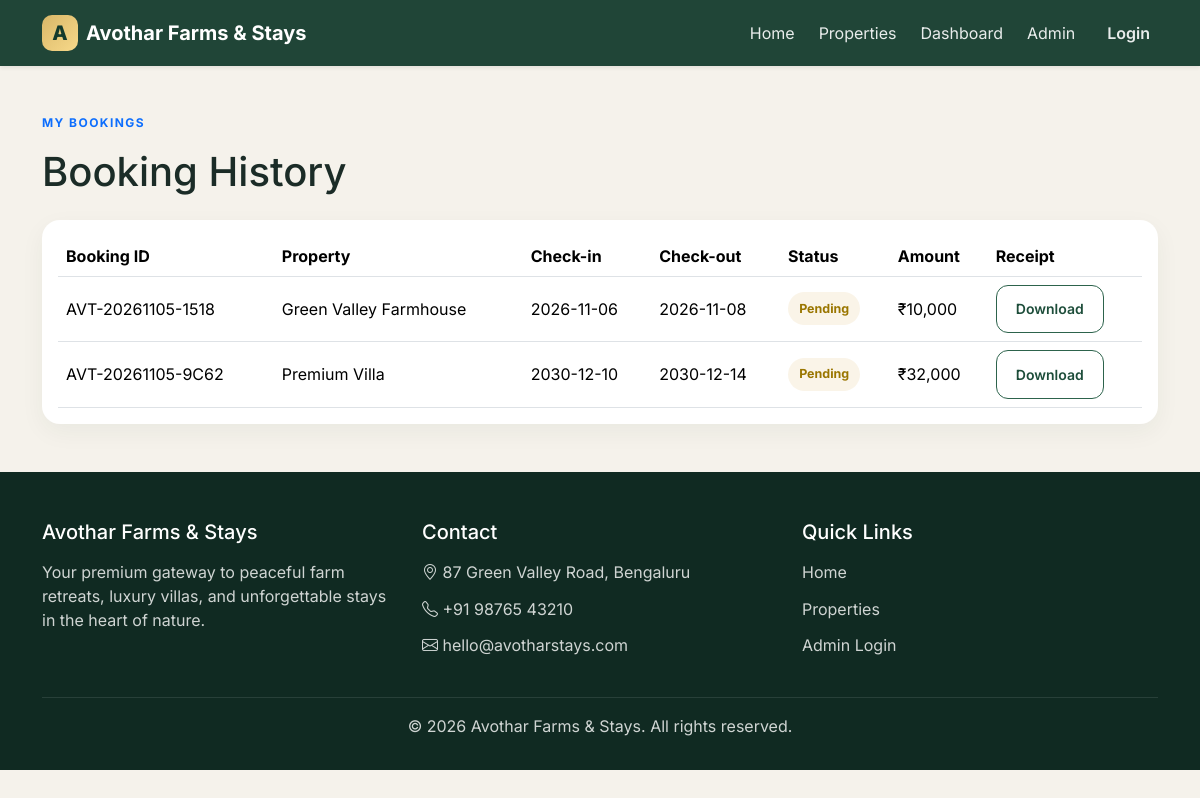
The app's page /booking-history with its own data.
### models.py (models this page shows)
class Booking(db.Model):
    __tablename__ = "bookings"
    id = db.Column(db.Integer, primary_key=True)
    booking_id = db.Column(db.String(50), unique=True, nullable=False)
    customer_name = db.Column(db.String(120), nullable=False)
    email = db.Column(db.String(150), nullable=False)
    mobile = db.Column(db.String(30), nullable=False)
    property_id = db.Column(db.Integer, db.ForeignKey("properties.id"), nullable=False)
    property_type = db.Column(db.String(50), nullable=False)
    property_name = db.Column(db.String(150), nullable=False)
    check_in = db.Column(db.Date, nullable=False)
    check_out = db.Column(db.Date, nullable=False)
    guests = db.Column(db.Integer, nullable=False)
    rooms = db.Column(db.Integer, nullable=False)
    special_requests = db.Column(db.Text, default="")
    price_per_night = db.Column(db.Float, nullable=False)
    nights = db.Column(db.Integer, nullable=False)
    total_amount = db.Column(db.Float, nullable=False)
    status = db.Column(db.String(30), default="Pending")
    payment_status = db.Column(db.String(30), default="Pending")
    booking_date = db.Column(db.DateTime, default=datetime.utcnow)
    created_at = db.Column(db.DateTime, default=datetime.utcnow)
    property = db.relationship("Property", backref=db.backref("bookings", lazy=True))

### app.py (the view)
    @app.route("/booking-history")
    def booking_history():
        bookings = Booking.query.order_by(Booking.created_at.desc()).all()
        return render_template("booking_history.html", bookings=bookings)

### templates/booking_history.html (shortened to what this page needs)
{% extends 'base.html' %}
{% block content %}
<section class="section py-5">
  <div class="container">
    <div class="mb-4">
      <p class="eyebrow text-primary">My Bookings</p>
      <h1>Booking History</h1>
    </div>
    <div class="table-responsive">
      <table class="table booking-table align-middle">
        <thead>
          <tr>
            <th>Booking ID</th>
            <th>Property</th>
            <th>Check-in</th>
            <th>Check-out</th>
            <th>Status</th>
            <th>Amount</th>
            <th>Receipt</th>
          </tr>
        </thead>
        <tbody>
          {% for booking in bookings %}
          <tr>
            <td>{{ booking.booking_id }}</td>
            <td>{{ booking.property_name }}</td>
            <td>{{ booking.check_in }}</td>
            <td>{{ booking.check_out }}</td>
            <td><span class="status-display {{ booking.status|lower }}">{{ booking.status }}</span></td>
            <td>₹{{ '{:,.0f}'.format(booking.total_amount) }}</td>
            <td><a href="{{ url_for('download_receipt', booking_id=booking.booking_id) }}" class="btn btn-sm btn-outline-primary">Download</a></td>
          </tr>
          {% else %}
          <tr><td colspan="7" class="text-center text-muted">No bookings recorded yet.</td></tr>
          {% endfor %}
        </tbody>
      </table>
    </div>
  </div>
</section>
{% endblock %}

### static/css/style.css (style rules this page uses)
:root { --forest-900: #133a2c; --forest-800: #1d4d3a; --forest-700: #2d634c; --forest-500: #4b8c71; --cream: #f9f3e7; --beige: #f4e8d6; --gold: #d9b768; --sand: #d7c6a0; --text: #1b2c27; --muted: #5a6d67; --white: #ffffff; --danger: #c65757; --success: #2b8a4b; }
* { box-sizing: border-box; }
body { font-family: 'Inter', sans-serif; background: #f5f2eb; color: var(--text); }
.btn { border-radius: 12px; font-weight: 600; padding: 0.8rem 1.2rem; }
.btn-outline-primary { border-color: var(--forest-700); color: var(--forest-800); }
.eyebrow { text-transform: uppercase; letter-spacing: 0.12em; font-size: 0.75rem; font-weight: 700; }
.section { padding: 5rem 0; }
.filters-bar, .table-responsive { background: var(--white); border-radius: 18px; padding: 1rem; box-shadow: 0 8px 24px rgba(19,58,44,0.05); }
.booking-table { margin-bottom: 0; }
.status-display { display: inline-flex; align-items: center; padding: 0.45rem 0.7rem; border-radius: 999px; font-size: 0.78rem; font-weight: 700; }
.status-display.pending { background: rgba(217,183,104,0.15); color: #9a7600; }

### records on screen
Booking: booking_id "AVT-20261105-1518", property_name "Green Valley Farmhouse", check_in "2026-11-06", check_out "2026-11-08", status "Pending", total_amount "10,000"
Booking: booking_id "AVT-20261105-9C62", property_name "Premium Villa", check_in "2030-12-10", check_out "2030-12-14", status "Pending", total_amount "32,000"
